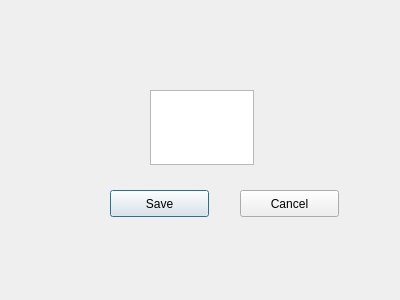
<?xml version="1.0" encoding="UTF-8"?>
<ui version="4.0">
 <class>MyDialog</class>
 <widget class="QDialog" name="MyDialog">
  <property name="geometry">
   <rect>
    <x>0</x>
    <y>0</y>
    <width>400</width>
    <height>300</height>
   </rect>
  </property>
  <property name="windowTitle">
   <string>Dialog</string>
  </property>
  <widget class="QTextEdit" name="textEdit">
   <property name="geometry">
    <rect>
     <x>150</x>
     <y>90</y>
     <width>104</width>
     <height>75</height>
    </rect>
   </property>
  </widget>
  <widget class="QPushButton" name="pushButton">
   <property name="geometry">
    <rect>
     <x>110</x>
     <y>190</y>
     <width>99</width>
     <height>27</height>
    </rect>
   </property>
   <property name="text">
    <string>Save</string>
   </property>
  </widget>
  <widget class="QPushButton" name="pushButton_2">
   <property name="geometry">
    <rect>
     <x>240</x>
     <y>190</y>
     <width>99</width>
     <height>27</height>
    </rect>
   </property>
   <property name="text">
    <string>Cancel</string>
   </property>
  </widget>
 </widget>
 <resources/>
 <connections/>
</ui>
